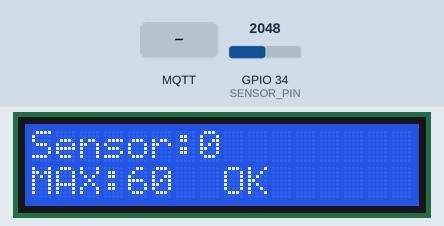
A sketch run on a simulated ESP32. On the bench: 16×2 character LCD. The inputs (shaded band) are chosen by the test bench; at power-on: GPIO 34 (SENSOR_PIN) = 2048. WiFi joins after 1.5 s; servers stay silent unless stated; EEPROM starts erased; no MQTT or app messages arrive unless stated; what the sketch prints to the serial monitor is not drawn.

Above: at 2.7 s.
2.8 s: MQTT message "5" arrives on the first subscribed topic
At 6.6 s:
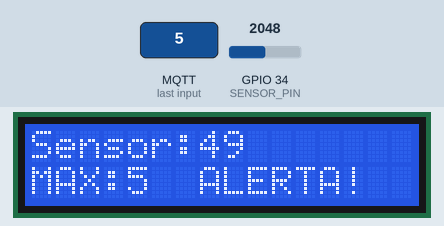
6.9 s: GPIO 34 (SENSOR_PIN) set to 2866
At 10.7 s:
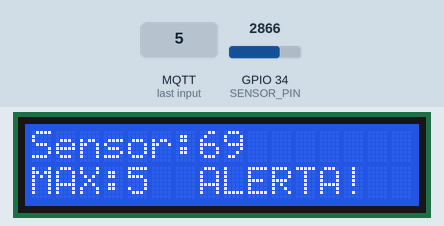
11.0 s: MQTT message "90" arrives on the first subscribed topic
At 12.0 s:
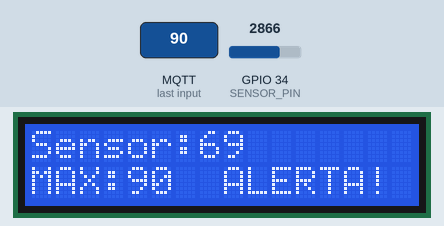
15.1 s: GPIO 34 (SENSOR_PIN) set to 3603
At 18.9 s:
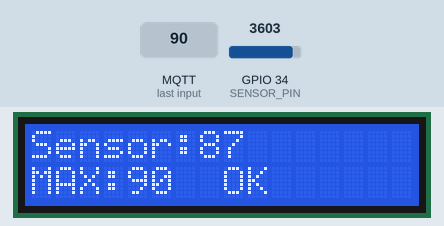
19.2 s: GPIO 34 (SENSOR_PIN) set to 4095
At 22.4 s:
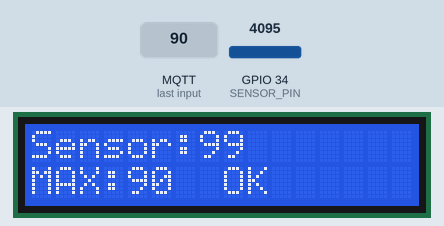
Timing chart, 0 to 23.9 s (numbered marks = the images above; inputs shaded):
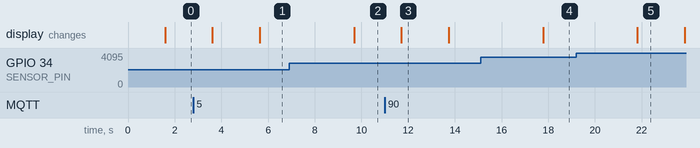

The sketch:

Proyecto_Micro_20.ino
```cpp
// ---------------- PROYECTO MICROCONTROLADORES 20% ---------------------
// David Alejandro Cárdenas Gutiérrez

#include <WiFi.h>
#include <PubSubClient.h>
#include <EEPROM.h>
#include <LiquidCrystal_I2C.h>

// --------- CONFIGURACIÓN ----------

#define UBICACION_EEPROM 0
#define SENSOR_PIN 34

// WiFi
const char* ssid = "Alejo";
const char* password = "alejo1000";

// Broker
const char* mqtt_server = "broker.emqx.io";
const int mqtt_port = 1883;
const char *mqtt_username = "emqx";
const char *mqtt_password = "public";
const char* mqtt_topic_sub = "esp32/config";
const char* mqtt_topic_pub = "esp32/data";

// Client
WiFiClient espClient;
PubSubClient client(espClient);

//LCD
LiquidCrystal_I2C lcd(0x27, 16, 2);

// Variables Sensor
int valorSensor = 0;
int umbral = 60;
String estado = "OK";

// Mutex
SemaphoreHandle_t mutex;

void setup() {
  Serial.begin(115200);
  EEPROM.begin(64);

  //Umbral
  int savedUmbral = leerUmbralEEPROM();
  if (savedUmbral > 0) {
    umbral = savedUmbral;
  }
  // LCD
  lcd.init();
  lcd.backlight();

  // Mutex
  mutex = xSemaphoreCreateMutex();

  // WiFi
  WiFi.begin(ssid, password);
  Serial.print("Conectando a WiFi...");
  while (WiFi.status() != WL_CONNECTED) {
    delay(500);
    Serial.print(".");
  }
  Serial.println("Conectado!");

  // MQTT
  client.setServer(mqtt_server, mqtt_port);
  client.setCallback(callback);

  // Tareas
  xTaskCreatePinnedToCore(TaskADC, "TaskADC", 2048, NULL, 1, NULL, 1);
  xTaskCreatePinnedToCore(TaskProcesamiento, "TaskProcesamiento", 4096, NULL, 1, NULL, 1);
  xTaskCreatePinnedToCore(TaskLCD, "TaskLCD", 2048, NULL, 1, NULL, 1);
  xTaskCreatePinnedToCore(TaskMQTT, "TaskMQTT", 4096, NULL, 1, NULL, 1);
}

// ------------- FUNCIONES -------------

void guardarUmbralEEPROM(int nuevoUmbral) {
  EEPROM.writeInt(UBICACION_EEPROM, nuevoUmbral);
  EEPROM.commit();
}

int leerUmbralEEPROM() {
  return EEPROM.readInt(UBICACION_EEPROM);
}

void callback(char* topic, byte* message, unsigned int length) {
  String payload;
  for (unsigned int i = 0; i < length; i++) {
    payload += (char)message[i];
  }
  Serial.print("Mensaje MQTT recibido [");
  Serial.print(topic);
  Serial.print("]: ");
  Serial.println(payload);

  int nuevoUmbral = payload.toInt();
  if (nuevoUmbral > 0) {
    xSemaphoreTake(mutex, portMAX_DELAY);
    umbral = nuevoUmbral;
    xSemaphoreGive(mutex);

    guardarUmbralEEPROM(nuevoUmbral);
    Serial.print("Nuevo umbral guardado: ");
    Serial.println(nuevoUmbral);
  }
}

void reconnect() {
  while (!client.connected()) {
        String client_id = "esp32-client-";
        client_id += String(WiFi.macAddress());
        Serial.printf("Intentando conexión MQTT...");
        if (client.connect(client_id.c_str(), mqtt_username, mqtt_password)) {
            Serial.println("Conectado a broker público EMQX MQTT");
            client.subscribe(mqtt_topic_sub);
        } else {
            Serial.print("Error ");
            Serial.print(client.state());
            delay(2000);
        }
    }
}

// ------------ RTOS ------------

// Task: Sensor
void TaskADC(void* pvParameters) {
  while (1) {
    int lectura = analogRead(SENSOR_PIN);
    xSemaphoreTake(mutex, portMAX_DELAY);
    valorSensor = lectura;
    valorSensor = map(valorSensor, 0, 4100, 0, 100);
    xSemaphoreGive(mutex);
    vTaskDelay(pdMS_TO_TICKS(1000));
  }
}

// Task: Umbral
void TaskProcesamiento(void* pvParameters) {
  while (1) {
    xSemaphoreTake(mutex, portMAX_DELAY);
    int valor = valorSensor;
    int u = umbral;
    if (valor > u) {
      estado = "ALERTA!";
    } else {
      estado = "OK";
    }
    xSemaphoreGive(mutex);

    // Publicar al broker
    String mensaje = "Valor Sensor: " + String(valor) + ", Valor Máximo: " + String(u) + ", Estado: " + estado;
    client.publish(mqtt_topic_pub, mensaje.c_str());

    vTaskDelay(pdMS_TO_TICKS(3000));
  }
}

// Task: LCD
void TaskLCD(void* pvParameters) {
  while (1) {
    xSemaphoreTake(mutex, portMAX_DELAY);
    int valor = valorSensor;
    int u = umbral;
    String est = estado;
    xSemaphoreGive(mutex);

    lcd.clear();
    lcd.setCursor(0, 0);
    lcd.print("Sensor:");
    lcd.print(valor);
    lcd.setCursor(0, 1);
    lcd.print("MAX:");
    lcd.print(u);
    lcd.print("  ");
    lcd.print(est);

    vTaskDelay(pdMS_TO_TICKS(2000));
  }
}

// Task: MQTT
void TaskMQTT(void* pvParameters) {
  while (1) {
    if (!client.connected()) {
      reconnect();
    }
    client.loop();
    vTaskDelay(pdMS_TO_TICKS(100));
  }
}

void loop() {

}
```

Measured:
- after the input at 2.8 s, the display: first changes after 0.81 s (image 1 shows a later state)
- after the input at 6.9 s, the display: changes after 2.8 s (image 2)
- after the input at 11.0 s, the display: changes after 0.71 s (image 3)
- after the input at 15.1 s, the display: changes after 2.7 s (image 4)
- after the input at 19.2 s, the display: changes after 2.6 s (image 5)
- what the display in image 3 shows lasts 2.0 s, from 11.7 s to 13.7 s
